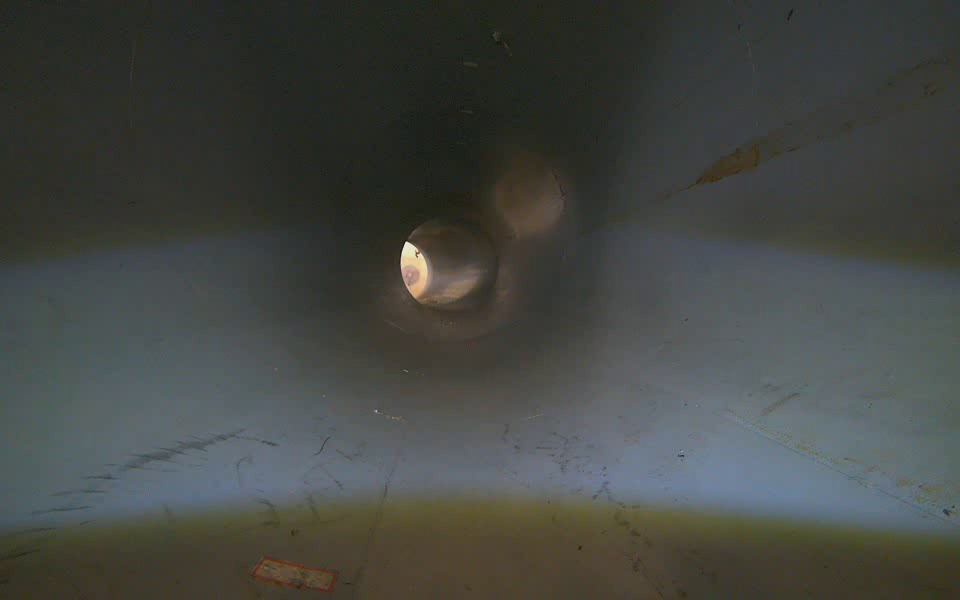
#> input picture unwrap/img/frame1_000.jpg, 960 x 600 px, given in place of output_video2.mp4, which was not available
$ python test_unwrap.py
#> lines starting #> are read from the running program, lines starting #| are printed output that depends on the picture; pictures that were not available may be replaced by others from this repository, and a replacement may not be noted
#> in process_video, frame is the input picture: shape (600, 960, 3); mean B, G, R 66.7, 70.7, 67.7
import cv2
import numpy as np
import os

def cylindrical_unwrap(img, radius=None, output_height=None, output_width=None):
    h, w = img.shape[:2]

    # 반지름, 출력 영상 크기 기본값 설정
    radius = radius or w // 2
    output_height = output_height or h
    output_width = output_width or int(2 * np.pi * radius)

    # 출력 프레임 생성
    unwrapped = np.zeros((output_height, output_width, 3), dtype=img.dtype)

    for y in range(output_height):
        for x in range(output_width):
            theta = 2 * np.pi * x / output_width
            xi = int(w / 2 + radius * np.sin(theta))
            yi = y
            if 0 <= xi < w and 0 <= yi < h:
                unwrapped[y, x] = img[yi, xi]

    return unwrapped

def improved_cylindrical_unwrap(img, output_height=None, output_width=None):
    h, w = img.shape[:2]
#> h = 600; w = 960

    # 기본 중심은 영상의 중심
    center_x = w // 2
#> center_x = 480
    center_y = h // 2
#> center_y = 300
    radius = min(center_x, center_y)
#> radius = 300

    output_height = output_height or radius
#> output_height = 300
    output_width = output_width or 2 * int(np.pi * radius)
#> output_width = 1884

    # 각도 (theta)와 반지름 (r) 생성
    theta_range = np.linspace(0, 2 * np.pi, output_width)
#> theta_range = 1884 values from 0 to 6.28
    radius_range = np.linspace(0, radius, output_height)
#> radius_range = 300 values from 0 to 300

    # 좌표 매핑 생성
    map_x = np.zeros((output_height, output_width), dtype=np.float32)
    map_y = np.zeros((output_height, output_width), dtype=np.float32)

    for i in range(output_height):
        for j in range(output_width):
            r = radius_range[i]
            theta = theta_range[j]

            x = center_x + r * np.cos(theta)
            y = center_y + r * np.sin(theta)

            map_x[i, j] = x
            map_y[i, j] = y
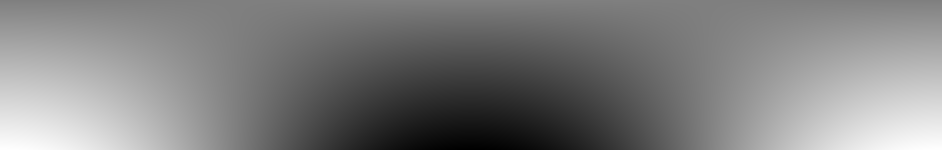
#> map_x: shape (300, 1884) float32 (shown at 1/2 size); min 180, max 780, mean 480.1; drawn with min black and max white
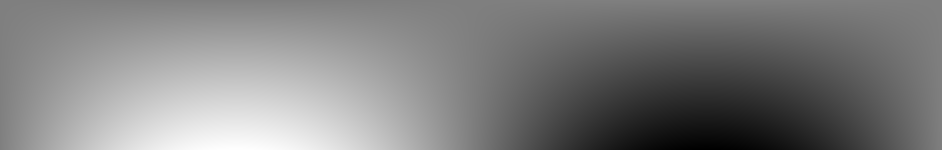
#> map_y: shape (300, 1884) float32 (shown at 1/2 size); min 0.000104, max 600, mean 300; drawn with min black and max white

    unwrapped = cv2.remap(img, map_x, map_y, interpolation=cv2.INTER_LINEAR)
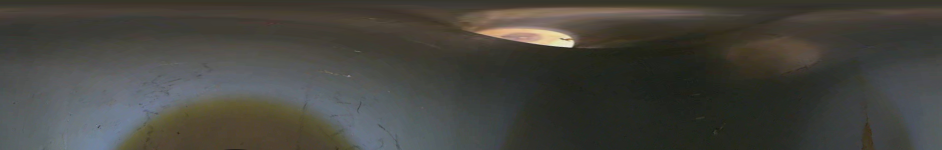
#> unwrapped: shape (300, 1884, 3) (shown at 1/2 size); mean B, G, R 63, 68.6, 69.3
    return unwrapped


def process_video(input_path, output_path):
    cap = cv2.VideoCapture(input_path)

    if not cap.isOpened():
        print(f"❌ Failed to open video: {input_path}")
        return

    # 첫 프레임으로 크기 및 FPS 확인
    ret, frame = cap.read()
    if not ret:
        print("❌ Failed to read first frame")
        cap.release()
        return

    unwrap_frame = improved_cylindrical_unwrap(frame)
    out_h, out_w = unwrap_frame.shape[:2]
#> out_h = 300; out_w = 1884

    # 단일 채널일 경우 BGR로 변환
    if len(unwrap_frame.shape) == 2:
        unwrap_frame = cv2.cvtColor(unwrap_frame, cv2.COLOR_GRAY2BGR)

    # FPS 및 VideoWriter 설정
    fps = cap.get(cv2.CAP_PROP_FPS)
    if fps == 0.0:
        fps = 30.0

    fourcc = cv2.VideoWriter_fourcc(*'XVID')
    out = cv2.VideoWriter(output_path, fourcc, fps, (out_w, out_h))

    if not out.isOpened():
        print("❌ VideoWriter failed to open.")
        return

    # 첫 프레임 저장
    out.write(unwrap_frame)

    # 이후 프레임 변환 반복
    while True:
        ret, frame = cap.read()
        if not ret:
            break

        unwrap_frame = improved_cylindrical_unwrap(frame)

        # 동일한 크기 보장
        if unwrap_frame.shape[:2] != (out_h, out_w):
            unwrap_frame = cv2.resize(unwrap_frame, (out_w, out_h))

        out.write(unwrap_frame)


    cap.release()
    out.release()
    print(f"✅ Saved unwrapped video to {output_path}")

if __name__ == "__main__":
    input_video = "video/250724/output_video2.mp4"
    output_video = "unwrapped_output_video22.avi"

    process_video(input_video, output_video)
